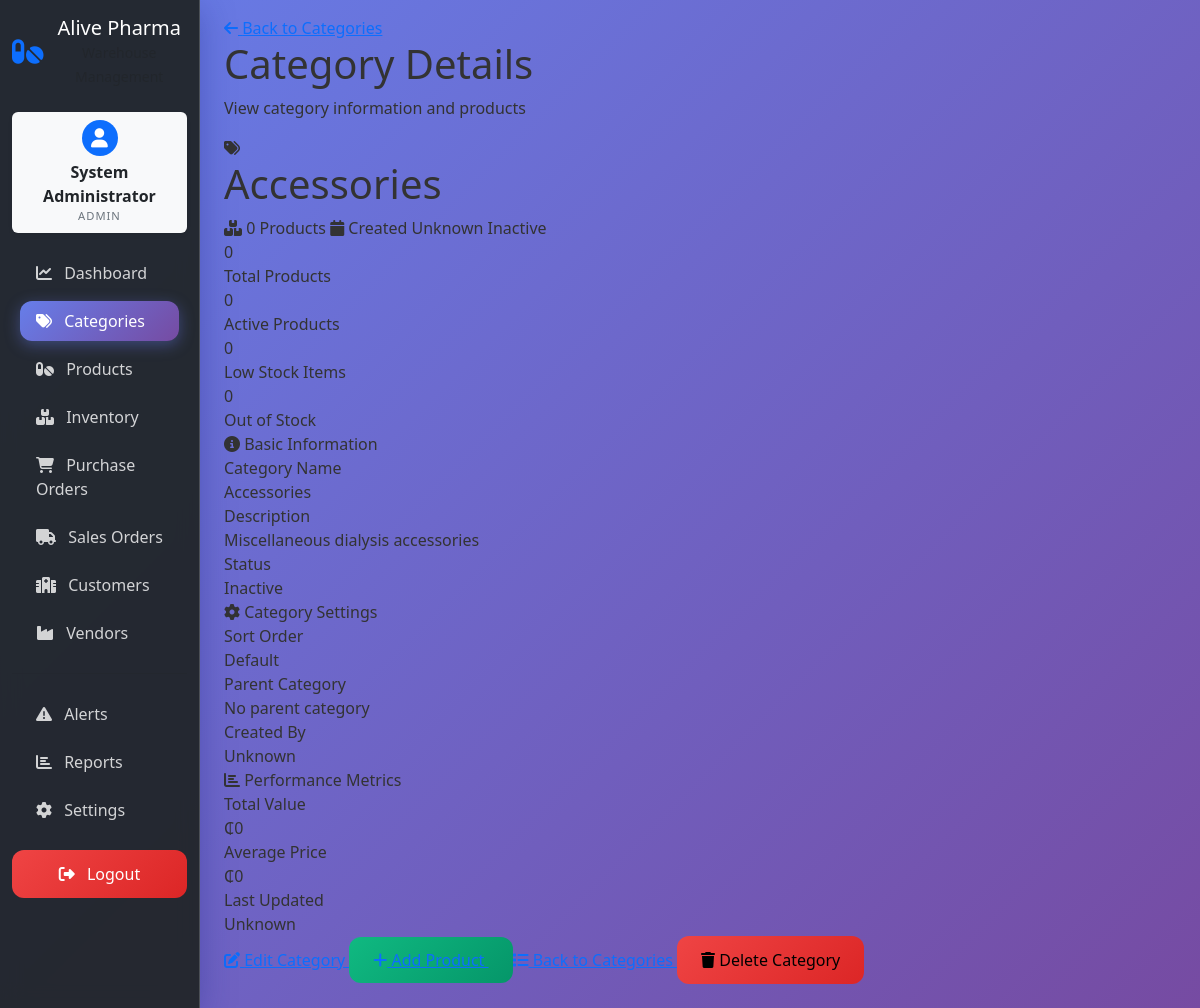
/categories/6 (signed in), run on the app's committed database.
### app/models/models.py (models this page shows)
class User(Base):
    __tablename__ = "users"
    id = Column(Integer, primary_key=True, index=True)
    username = Column(String(50), unique=True, index=True, nullable=False)
    email = Column(String(100), unique=True, index=True, nullable=False)
    full_name = Column(String(100), nullable=False)
    hashed_password = Column(String(255), nullable=False)
    role = Column(String(20), nullable=False, default="staff")  # admin, manager, staff
    hospital_id = Column(Integer, ForeignKey("customers.id"), nullable=True)  # Link staff to hospital
    is_active = Column(Boolean, default=True)
    created_at = Column(DateTime, default=datetime.utcnow)
    updated_at = Column(DateTime, default=datetime.utcnow, onupdate=datetime.utcnow)
    hospital = relationship("Customer", foreign_keys=[hospital_id])

class Category(Base):
    __tablename__ = "categories"
    id = Column(Integer, primary_key=True, index=True)
    name = Column(String(50), nullable=False)
    description = Column(Text)
    products = relationship("Product", back_populates="category")

### app/routes/categories.py (the view)
@router.get("/{category_id}", response_class=HTMLResponse)
async def category_detail(
    request: Request,
    category_id: int,
    current_user: User = Depends(get_current_active_user_from_cookie),
    db: Session = Depends(get_db)
):
    category = db.query(Category).filter(Category.id == category_id).first()
    if not category:
        raise HTTPException(status_code=404, detail="Category not found")
    return templates.TemplateResponse("categories/detail.html", {
        "request": request,
        "category": category,
        "current_user": current_user
    })

### app/templates/categories/detail.html (shortened to what this page needs)
{% extends "base.html" %}
{% block content %}
<div class="header">
    <div>
        <a href="/categories" class="back-link">
            <i class="fas fa-arrow-left"></i>
            Back to Categories
        </a>
        <h1>Category Details</h1>
        <p>View category information and products</p>
    </div>
</div>
<div class="category-detail-card">
    {% if category %}
    <div class="category-header">
        <div class="category-icon">
            <i class="fas fa-tags"></i>
        </div>
        <div class="category-info">
            <h1>{{ category.name }}</h1>
            <div class="category-meta">
                <span><i class="fas fa-boxes"></i> {{ category.products|length if category.products else 0 }} Products</span>
                <span><i class="fas fa-calendar"></i> Created {{ category.created_at.strftime('%B %d, %Y') if category.created_at else 'Unknown' }}</span>
                <span class="status-badge status-{% if category.is_active %}active{% else %}inactive{% endif %}">
                    {% if category.is_active %}Active{% else %}Inactive{% endif %}
                </span>
            </div>
        </div>
    </div>
    <div class="category-content">
        <div class="category-stats">
            <div class="stat-card">
                <div class="stat-value">{{ category.products|length if category.products else 0 }}</div>
                <div class="stat-label">Total Products</div>
            </div>
            <div class="stat-card">
                <div class="stat-value">{{ category.active_products|length if category.active_products else 0 }}</div>
                <div class="stat-label">Active Products</div>
            </div>
            <div class="stat-card">
                <div class="stat-value">{{ category.low_stock_products|length if category.low_stock_products else 0 }}</div>
                <div class="stat-label">Low Stock Items</div>
            </div>
            <div class="stat-card">
                <div class="stat-value">{{ category.out_of_stock_products|length if category.out_of_stock_products else 0 }}</div>
                <div class="stat-label">Out of Stock</div>
            </div>
        </div>
        <div class="category-details">
            <div class="detail-section">
                <div class="section-title">
                    <i class="fas fa-info-circle"></i>
                    Basic Information
                </div>
                <div class="detail-item">
                    <div class="detail-label">Category Name</div>
                    <div class="detail-value">{{ category.name }}</div>
                </div>
                <div class="detail-item">
                    <div class="detail-label">Description</div>
                    <div class="detail-value">{{ category.description or 'No description' }}</div>
                </div>
                <div class="detail-item">
                    <div class="detail-label">Status</div>
                    <div class="detail-value">
                        <span class="status-badge status-{% if category.is_active %}active{% else %}inactive{% endif %}">
                            {% if category.is_active %}Active{% else %}Inactive{% endif %}
                        </span>
                    </div>
                </div>
            </div>
            <div class="detail-section">
                <div class="section-title">
                    <i class="fas fa-cog"></i>
                    Category Settings
                </div>
                <div class="detail-item">
                    <div class="detail-label">Sort Order</div>
                    <div class="detail-value">{{ category.sort_order or 'Default' }}</div>
                </div>
                <div class="detail-item">
                    <div class="detail-label">Parent Category</div>
                    <div class="detail-value">
                        {% if category.parent_category %}
                        <a href="/categories/{{ category.parent_category.id }}" style="color: #667eea;">{{ category.parent_category.name }}</a>
                        {% else %}
                        No parent category
                        {% endif %}
                    </div>
                </div>
                <div class="detail-item">
                    <div class="detail-label">Created By</div>
                    <div class="detail-value">{{ category.created_by_user.full_name if category.created_by_user else 'Unknown' }}</div>
                </div>
            </div>
            <div class="detail-section">
                <div class="section-title">
                    <i class="fas fa-chart-bar"></i>
                    Performance Metrics
                </div>
                <div class="detail-item">
                    <div class="detail-label">Total Value</div>
                    <div class="detail-value">₵{{ "%.2f"|format(category.total_value) if category.total_value else 0 }}</div>
                </div>
                <div class="detail-item">
                    <div class="detail-label">Average Price</div>
                    <div class="detail-value">₵{{ "%.2f"|format(category.average_price) if category.average_price else 0 }}</div>
                </div>
                <div class="detail-item">
                    <div class="detail-label">Last Updated</div>
                    <div class="detail-value">{{ category.updated_at.strftime('%B %d, %Y at %I:%M %p') if category.updated_at else 'Unknown' }}</div>
                </div>
            </div>
        </div>
        <div class="category-actions">
            {% if current_user.role in ['admin', 'manager'] %}
            <a href="/categories/edit/{{ category.id }}" class="action-btn btn-warning">
                <i class="fas fa-edit"></i>
                Edit Category
            </a>
            <a href="/products/add?category_id={{ category.id }}" class="action-btn btn-success">
                <i class="fas fa-plus"></i>
                Add Product
            </a>
            {% endif %}
            <a href="/categories" class="action-btn btn-secondary">
                <i class="fas fa-list"></i>
                Back to Categories
            </a>
            {% if current_user.role in ['admin', 'manager'] %}
            <button class="action-btn btn-danger" onclick="deleteCategory({{ category.id }}, '{{ category.name }}')">
                <i class="fas fa-trash"></i>
                Delete Category
            </button>
            {% endif %}
        </div>
    </div>
    {% endif %}
</div>
{% endblock %}

### app/templates/base.html (shortened to what this page needs)
<!DOCTYPE html>
<html lang="en">
<head>
    <link href="https://cdn.jsdelivr.net/npm/bootstrap@5.3.0/dist/css/bootstrap.min.css" rel="stylesheet">
    <link href="https://cdnjs.cloudflare.com/ajax/libs/font-awesome/6.4.0/css/all.min.css" rel="stylesheet">
    <link href="/static/css/main.css" rel="stylesheet">
</head>
<body class="bg-light">
    <div class="container-fluid">
        <div class="row">
            <nav class="col-md-3 col-lg-2 d-md-block bg-dark sidebar collapse" style="min-height: 100vh;">
                <div class="position-sticky pt-3">
                    <div class="text-center mb-4">
                        <div class="d-flex align-items-center justify-content-center">
                            <i class="fas fa-pills text-primary fs-3 me-2"></i>
                            <div>
                                <h5 class="text-white mb-0">Alive Pharma</h5>
                                <small class="text-muted">Warehouse Management</small>
                            </div>
                        </div>
                    </div>
                    <div class="user-profile-card mb-3 p-2 text-center bg-light rounded shadow-sm" style="max-width: 180px; margin-left: auto; margin-right: auto;">
                        <div class="d-flex flex-column align-items-center">
                            <div class="profile-avatar bg-primary text-white rounded-circle mb-1 d-flex align-items-center justify-content-center" style="width:36px; height:36px; font-size:1.2rem;">
                                <i class="fas fa-user"></i>
                            </div>
                            <div>
                                <div class="fw-bold text-dark" style="font-size:1rem;">
                                    {% if current_user.role == 'staff' and current_user.hospital %}
                                        {{ current_user.hospital.name }}
                                    {% else %}
                                        {{ current_user.full_name or current_user.username }}
                                    {% endif %}
                                </div>
                                <div class="text-uppercase text-secondary small" style="letter-spacing:1px; font-size:0.7rem;">
                                    {% if current_user.role == 'staff' and current_user.hospital %}
                                        STAFF
                                    {% else %}
                                        {{ current_user.role|upper }}
                                    {% endif %}
                                </div>
                            </div>
                        </div>
                    </div>
                    <ul class="nav flex-column">
                        <li class="nav-item">
                            <a class="nav-link text-white {% if request.url.path == '/dashboard/' %}active{% endif %}" href="/dashboard/">
                                <i class="fas fa-chart-line me-2"></i>
                                Dashboard
                            </a>
                        </li>
                        <li class="nav-item">
                            <a class="nav-link text-white {% if request.url.path.startswith('/categories') %}active{% endif %}" href="/categories/">
                                <i class="fas fa-tags me-2"></i>
                                Categories
                            </a>
                        </li>
                        <li class="nav-item">
                            <a class="nav-link text-white {% if request.url.path.startswith('/products') %}active{% endif %}" href="/products/">
                                <i class="fas fa-pills me-2"></i>
                                Products
                            </a>
                        </li>
                        <li class="nav-item">
                            <a class="nav-link text-white {% if request.url.path.startswith('/inventory') %}active{% endif %}" href="/inventory/">
                                <i class="fas fa-boxes me-2"></i>
                                {% if current_user.role == 'staff' %}
                                Hospital Inventory
                                {% else %}
                                Inventory
                                {% endif %}
                            </a>
                        </li>
                        {% if current_user.role in ['admin', 'manager'] %}
                        <li class="nav-item">
                            <a class="nav-link text-white {% if request.url.path.startswith('/purchase-orders') %}active{% endif %}" href="/purchase-orders/">
                                <i class="fas fa-shopping-cart me-2"></i>
                                Purchase Orders
                            </a>
                        </li>
                        {% endif %}
                        <li class="nav-item">
                            <a class="nav-link text-white " href="{% if current_user.role == 'staff' %}/sales-orders/my-orders{% else %}/sales-orders/{% endif %}">
                                <i class="fas fa-truck me-2"></i>
                                {% if current_user.role == 'staff' %}
                                My Orders
                                {% else %}
                                Sales Orders
                                {% endif %}
                            </a>
                        </li>
                        {% if current_user.role in ['admin', 'manager'] %}
                        <li class="nav-item">
                            <a class="nav-link text-white {% if request.url.path.startswith('/customers') %}active{% endif %}" href="/customers/">
                                <i class="fas fa-hospital me-2"></i>
                                Customers
                            </a>
                        </li>
                        <li class="nav-item">
                            <a class="nav-link text-white {% if request.url.path.startswith('/vendors') %}active{% endif %}" href="/vendors/">
                                <i class="fas fa-industry me-2"></i>
                                Vendors
                            </a>
                        </li>
                        {% endif %}
                        <hr class="text-muted my-3">
                        {% if current_user.role in ['admin', 'manager'] %}
                        <li class="nav-item">
                            <a class="nav-link text-white {% if request.url.path.startswith('/alerts') %}active{% endif %}" href="/alerts/">
                                <i class="fas fa-exclamation-triangle me-2"></i>
                                Alerts
                            </a>
                        </li>
                        <li class="nav-item">
                            <a class="nav-link text-white {% if request.url.path.startswith('/reports') %}active{% endif %}" href="/reports/">
                                <i class="fas fa-chart-bar me-2"></i>
                                Reports
                            </a>
                        </li>
                        {% endif %}
                        {% if current_user.role in ['admin', 'manager'] %}
                        <li class="nav-item">
                            <a class="nav-link text-white {% if request.url.path.startswith('/settings') %}active{% endif %}" href="/settings/">
                                <i class="fas fa-cog me-2"></i>
                                Settings
                            </a>
                        </li>
                        {% endif %}
                    </ul>
                    <div class="mt-auto pt-3">
                        <form action="/auth/logout" method="post" class="d-grid">
                            <button type="submit" class="btn btn-danger">
                                <i class="fas fa-sign-out-alt me-2"></i>
                                Logout
                            </button>
                        </form>
                    </div>
                </div>
            </nav>
            <main class="col-md-9 ms-sm-auto col-lg-10 px-md-4">
                <div class="pt-3 pb-2 mb-3">
                    {% block content %}{% endblock %}
                </div>
            </main>
        </div>
    </div>
</body>
</html>

### data on the page
User: full_name "System Administrator", role "ADMIN"
Category: name "Accessories", description "Miscellaneous dialysis accessories"

### other printed values
{{ category.products|length if category.products else 0 }} "0"
{{ category.active_products|length if category.active_products else 0 }} "0"
{{ category.sort_order or 'Default' }} "Default"
{{ "%.2f"|format(category.total_value) if category.total_value else 0 }} "0"
{{ "%.2f"|format(category.average_price) if category.average_price else 0 }} "0"
